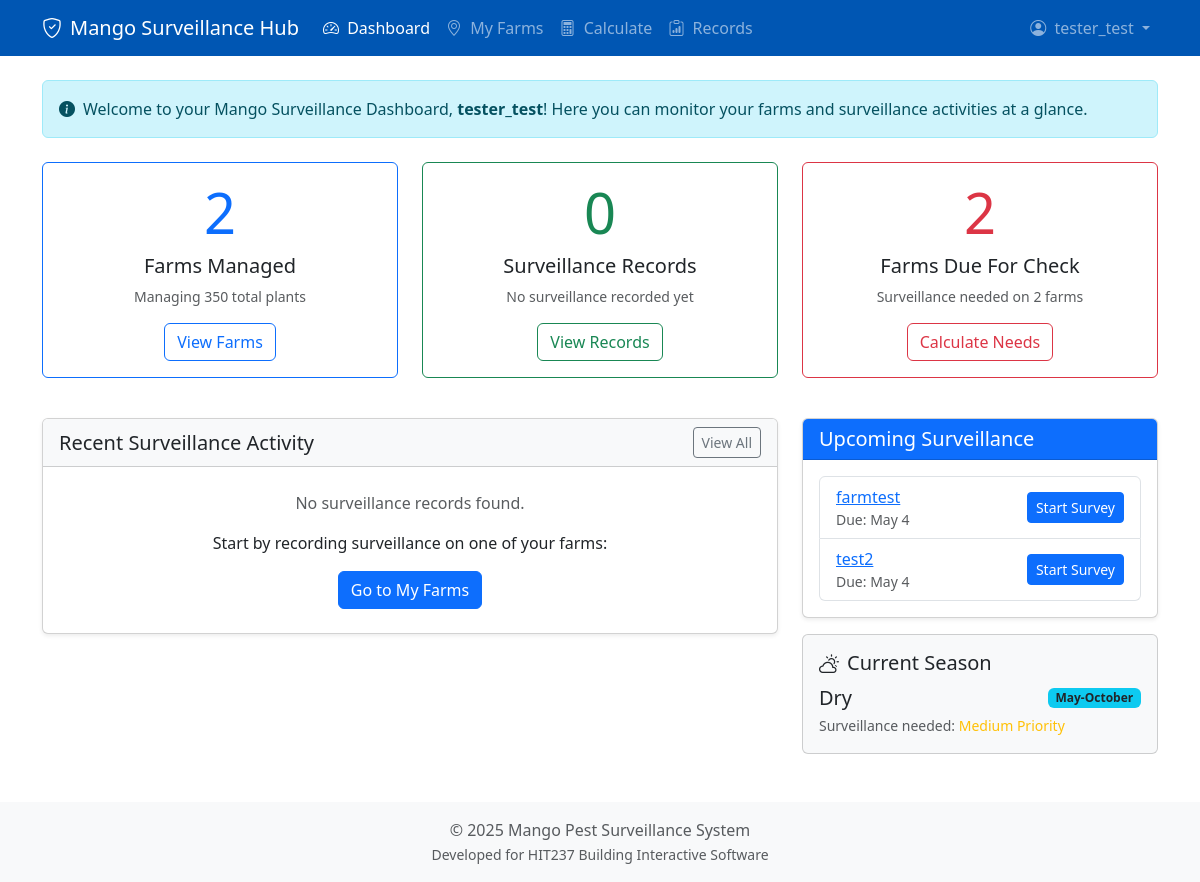
The app's page / (signed in) with its own data.
### core/models.py (models this page shows, shortened)
class Grower(models.Model):
    user = models.OneToOneField(User, on_delete=models.CASCADE, related_name='grower_profile')
    farm_name = models.CharField(max_length=100)
    contact_number = models.CharField(max_length=20, blank=True, null=True)
    def total_plants_managed(self):
        from django.db.models import Sum, F, ExpressionWrapper, DecimalField
        farms_with_counts = self.farms.filter(
            size_hectares__isnull=False,
            stocking_rate__isnull=False
        )
        total_expr = ExpressionWrapper(
            F('size_hectares') * F('stocking_rate'),
            output_field=DecimalField()
        )
        result = farms_with_counts.aggregate(
            total=Sum(total_expr)
        )
        total = result['total']
        return int(total) if total is not None else None

class Farm(models.Model):
    owner = models.ForeignKey(Grower, on_delete=models.CASCADE, related_name='farms')
    name = models.CharField(max_length=100)
    region = models.ForeignKey(Region, on_delete=models.SET_NULL, null=True, blank=True, related_name='farms')
    size_hectares = models.DecimalField(
        max_digits=10,
        decimal_places=2,
        null=True,
        blank=True,
        help_text="Total farm size in hectares"
    )
    stocking_rate = models.IntegerField(
        null=True,
        blank=True,
        help_text="Number of plants per hectare"
    )
    plant_type = models.ForeignKey(
        PlantType,
        on_delete=models.SET_NULL,
        null=True,
        blank=True,
        related_name='farms'
    )
    distribution_pattern = models.CharField(
        max_length=20,
        choices=DISTRIBUTION_CHOICES,
        default='uniform'
    )
    location_description = models.CharField(
        max_length=255,
        blank=True,
        null=True,
        help_text="e.g., \"Near Katherine River\", \"Smith Property via XYZ Road\""
    )
    geoscape_address_id = models.CharField(
        max_length=50,
        blank=True,
        null=True,
        unique=True, # Assume one farm per Geoscape ID
        help_text="Unique identifier from Geoscape API for the selected address"
    )
    formatted_address = models.CharField(
        max_length=500, # Allow ample space for long addresses
        blank=True,
        null=True,
        help_text="Full address string selected via Geoscape API"
    )
    has_exact_address = models.BooleanField(
        default=False,
        help_text="Indicates if the user provided an exact address via search"
    )
    boundary = models.JSONField(
        null=True,
        blank=True,
        help_text="Cadastral boundary polygon data (e.g., GeoJSON) from Geoscape API"
    )
    def current_season(self):
        current_month = timezone.now().month
        if 5 <= current_month <= 10:  # May-Oct
            return 'Dry'
        return 'Wet'  # Nov-Apr
    def last_surveillance_date(self):
        last_record = self.surveillance_records.order_by('-date_performed').first()
        return last_record.date_performed if last_record else None
    def next_due_date(self):
        last_date = self.last_surveillance_date()
        if last_date:
            return last_date + timezone.timedelta(days=7)
        return timezone.now().date()

### core/views.py (the view)
# urls.py: path('', views.dashboard_view, name='dashboard'),
@login_required
def dashboard_view(request):
    grower = request.user.grower_profile
    farms = get_user_farms(request.user)
    surveillance_count = grower.surveillance_records.count()
    latest_record = grower.surveillance_records.order_by('-date_performed').first()
    total_plants = grower.total_plants_managed()
    recent_records = grower.surveillance_records.order_by('-date_performed')[:5]
    today = timezone.now().date()
    week_ago = today - timezone.timedelta(days=7)
    due_farms = []
    for farm in farms:
        last_date = farm.last_surveillance_date()
        if not last_date or last_date.date() < week_ago:
            due_farms.append(farm)
    due_farms_count = len(due_farms)
    sample_farm = farms.first()
    current_season = sample_farm.current_season() if sample_farm else 'Wet'
    season_labels = {
        'Wet': 'November-April',
        'Dry': 'May-October',
        'Flowering': 'During Dry Season'
    }
    context = {
        'grower': grower,
        'surveillance_count': surveillance_count,
        'latest_record': latest_record,
        'total_plants': total_plants,
        'recent_records': recent_records,
        'due_farms': due_farms,
        'due_farms_count': due_farms_count,
        'current_season': current_season,
        'season_label': season_labels.get(current_season, '')
    }
    return render(request, 'core/dashboard.html', context)

### core/services/farm_service.py (called while the page is built)
def get_user_farms(user: User) -> List[Farm]:
    try:
        grower = user.grower_profile
        return Farm.objects.filter(owner=grower)
    except Grower.DoesNotExist:
        logger.warning(f"No grower profile found for user {user.username}")
        return []
    except Exception as e:
        logger.exception(f"Error retrieving farms for user {user.username}: {e}")
        return []

### core/templates/core/dashboard.html (shortened to what this page needs)
{% extends 'core/base.html' %}
{% block content %}
<div class="alert alert-info d-flex align-items-center mb-4" role="alert">
  <i class="bi bi-info-circle-fill me-2"></i>
  <div>
    Welcome to your Mango Surveillance Dashboard, <strong>{{ grower.user.username }}</strong>!
    <span class="d-none d-md-inline">Here you can monitor your farms and surveillance activities at a glance.</span>
  </div>
</div>
<div class="row mb-4">
    <div class="col-md-4 mb-3">
        <div class="card h-100 border-primary">
            <div class="card-body text-center">
                <div class="display-4 text-primary mb-2">{{ grower.farms.count }}</div>
                <h5 class="card-title">Farms Managed</h5>
                <p class="card-text text-muted small">
                    {% if total_plants %}
                        Managing {{ total_plants }} total plants
                    {% else %}
                        Add size details to your farms
                    {% endif %}
                </p>
                <a href="{% url 'core:myfarms' %}" class="btn btn-outline-primary">View Farms</a>
            </div>
        </div>
    </div>
    <div class="col-md-4 mb-3">
        <div class="card h-100 border-success">
            <div class="card-body text-center">
                <div class="display-4 text-success mb-2">{{ surveillance_count|default:"0" }}</div>
                <h5 class="card-title">Surveillance Records</h5>
                <p class="card-text text-muted small">
                    {% if latest_record %}
                        Last record: {{ latest_record.date_performed|date:"M j, Y" }}
                    {% else %}
                        No surveillance recorded yet
                    {% endif %}
                </p>
                <a href="{% url 'core:record_list' %}" class="btn btn-outline-success">View Records</a>
            </div>
        </div>
    </div>
    <div class="col-md-4 mb-3">
        <div class="card h-100 border-danger">
            <div class="card-body text-center">
                <div class="display-4 text-danger mb-2">{{ due_farms_count|default:"0" }}</div>
                <h5 class="card-title">Farms Due For Check</h5>
                <p class="card-text text-muted small">
                    {% if due_farms_count > 0 %}
                        Surveillance needed on {{ due_farms_count }} farm{{ due_farms_count|pluralize }}
                    {% else %}
                        All farms are up to date
                    {% endif %}
                </p>
                <a href="{% url 'core:calculator' %}" class="btn btn-outline-danger">Calculate Needs</a>
            </div>
        </div>
    </div>
</div>
<div class="row mb-4">
    <div class="col-lg-8">
        <div class="card shadow-sm">
            <div class="card-header bg-light d-flex justify-content-between align-items-center">
                <h5 class="mb-0">Recent Surveillance Activity</h5>
                <a href="{% url 'core:record_list' %}" class="btn btn-sm btn-outline-secondary">View All</a>
            </div>
            <div class="card-body p-0">
                {% if recent_records %}
                <div class="table-responsive">
                    <table class="table table-hover mb-0">
                        <thead class="table-light">
                            <tr>
                                <th>Date</th>
                                <th>Farm</th>
                                <th>Plants Checked</th>
                                <th>Findings</th>
                            </tr>
                        </thead>
                        <tbody>
                            {% for record in recent_records %}
                            <tr>
                                <td>{{ record.date_performed|date:"M j, Y" }}</td>
                                <td><a href="{% url 'core:farm_detail' record.farm.id %}">{{ record.farm.name }}</a></td>
                                <td>{{ record.plants_surveyed }}</td>
                                <td>
                                    {% if record.pests_found.exists %}
                                        <span class="badge bg-danger">Pests Found</span>
                                    {% else %}
                                        <span class="badge bg-success">No Pests</span>
                                    {% endif %}
                                </td>
                            </tr>
                            {% endfor %}
                        </tbody>
                    </table>
                </div>
                {% else %}
                <div class="p-4 text-center">
                    <p class="text-muted">No surveillance records found.</p>
                    <p>Start by recording surveillance on one of your farms:</p>
                    <a href="{% url 'core:myfarms' %}" class="btn btn-primary">Go to My Farms</a>
                </div>
                {% endif %}
            </div>
        </div>
    </div>
    <div class="col-lg-4">
        <div class="card shadow-sm">
            <div class="card-header bg-primary text-white">
                <h5 class="mb-0">Upcoming Surveillance</h5>
            </div>
            <div class="card-body">
                {% if due_farms %}
                <ul class="list-group">
                    {% for farm in due_farms %}
                    <li class="list-group-item d-flex justify-content-between align-items-center">
                        <div>
                            <a href="{% url 'core:farm_detail' farm.id %}">{{ farm.name }}</a>
                            <small class="d-block text-muted">Due: {{ farm.next_due_date|date:"M j" }}</small>
                        </div>
                        <a href="{% url 'core:start_survey_session' farm.id %}" class="btn btn-sm btn-primary">Start Survey</a>
                    </li>
                    {% endfor %}
                </ul>
                {% endif %}
            </div>
        </div>
        <div class="card mt-3 bg-light">
            <div class="card-body">
                <h5 class="card-title">
                    <i class="bi bi-cloud-sun me-2"></i>Current Season
                </h5>
                <div class="d-flex justify-content-between align-items-center">
                    <span class="fs-5">{{ current_season }}</span>
                    <span class="badge bg-info text-dark">{{ season_label }}</span>
                </div>
                <small class="text-muted">Surveillance needed:
                    {% if current_season == 'Wet' %}
                        <span class="text-danger">High Priority</span>
                    {% else %}
                        <span class="text-warning">Medium Priority</span>
                    {% endif %}
                </small>
            </div>
        </div>
    </div>
</div>
{% endblock %}

### core/templates/core/base.html (shortened to what this page needs)
<!DOCTYPE html>
<html lang="en">
<head>
    <link href="https://cdn.jsdelivr.net/npm/bootstrap@5.3.3/dist/css/bootstrap.min.css" rel="stylesheet">
    <link rel="stylesheet" href="https://cdn.jsdelivr.net/npm/bootstrap-icons@1.11.3/font/bootstrap-icons.min.css">
</head>
<body class="d-flex flex-column min-vh-100">
    <nav class="navbar navbar-expand-lg navbar-dark fixed-top" style="background-color: var(--primary-color);">
        <div class="container">
            <a class="navbar-brand d-flex align-items-center" href="{% url 'core:dashboard' %}">
                <i class="bi bi-shield-check me-2"></i>
                Mango Surveillance Hub
            </a>
            <div class="collapse navbar-collapse" id="navbarNav">
                {% if user.is_authenticated %}
                <ul class="navbar-nav me-auto mb-2 mb-lg-0">
                    <li class="nav-item">
                        <a class="nav-link {% if request.resolver_match.url_name == 'dashboard' %}active{% endif %}" href="{% url 'core:dashboard' %}">
                            <i class="bi bi-speedometer2 me-1"></i> Dashboard
                        </a>
                    </li>
                    <li class="nav-item">
                        <a class="nav-link {% if request.resolver_match.url_name == 'myfarms' %}active{% endif %}" href="{% url 'core:myfarms' %}">
                            <i class="bi bi-geo-alt me-1"></i> My Farms
                        </a>
                    </li>
                    <li class="nav-item">
                        <a class="nav-link {% if request.resolver_match.url_name == 'calculator' %}active{% endif %}" href="{% url 'core:calculator' %}">
                            <i class="bi bi-calculator me-1"></i> Calculate
                        </a>
                    </li>
                    <li class="nav-item">
                        <a class="nav-link {% if request.resolver_match.url_name == 'record_list' %}active{% endif %}" href="{% url 'core:record_list' %}">
                            <i class="bi bi-clipboard-data me-1"></i> Records
                        </a>
                    </li>
                </ul>
                <ul class="navbar-nav ms-auto mb-2 mb-lg-0">
                    <li class="nav-item dropdown">
                        <a class="nav-link dropdown-toggle" href="#" id="navbarDropdownAccount" role="button" data-bs-toggle="dropdown" aria-expanded="false">
                            <i class="bi bi-person-circle me-1"></i> {{ user.username }}
                        </a>
                    </li>
                </ul>
                {% endif %}
            </div>
        </div>
    </nav>
    <div class="container my-4">
        <main>
            {% block content %}
            {% endblock %}
        </main>
    </div>
    <footer class="mt-auto py-3 bg-light text-center">
        <div class="container">
            <span class="text-muted">© {% now "Y" %} Mango Pest Surveillance System</span><br>
            <small class="text-muted">Developed for HIT237 Building Interactive Software</small>
        </div>
    </footer>
</body>
</html>

### core/templates/core/base.html (style rules this page uses)
body { padding-top: 56px; }
:root { --primary-color: #0056b3; --secondary-color: #198754; --accent-color: #fd7e14; }

### records on screen
Grower: user.username "tester_test", farms.count "2"
Farm: name "farmtest", next_due_date "May 4"
Farm: name "test2", next_due_date "May 4"

### other values on screen
{{ user.username }} "tester_test"
{{ total_plants }} "350"
{{ surveillance_count|default:"0" }} "0"
{{ due_farms_count|default:"0" }} "2"
{{ due_farms_count }} "2"
{{ current_season }} "Dry"
{{ season_label }} "May-October"
